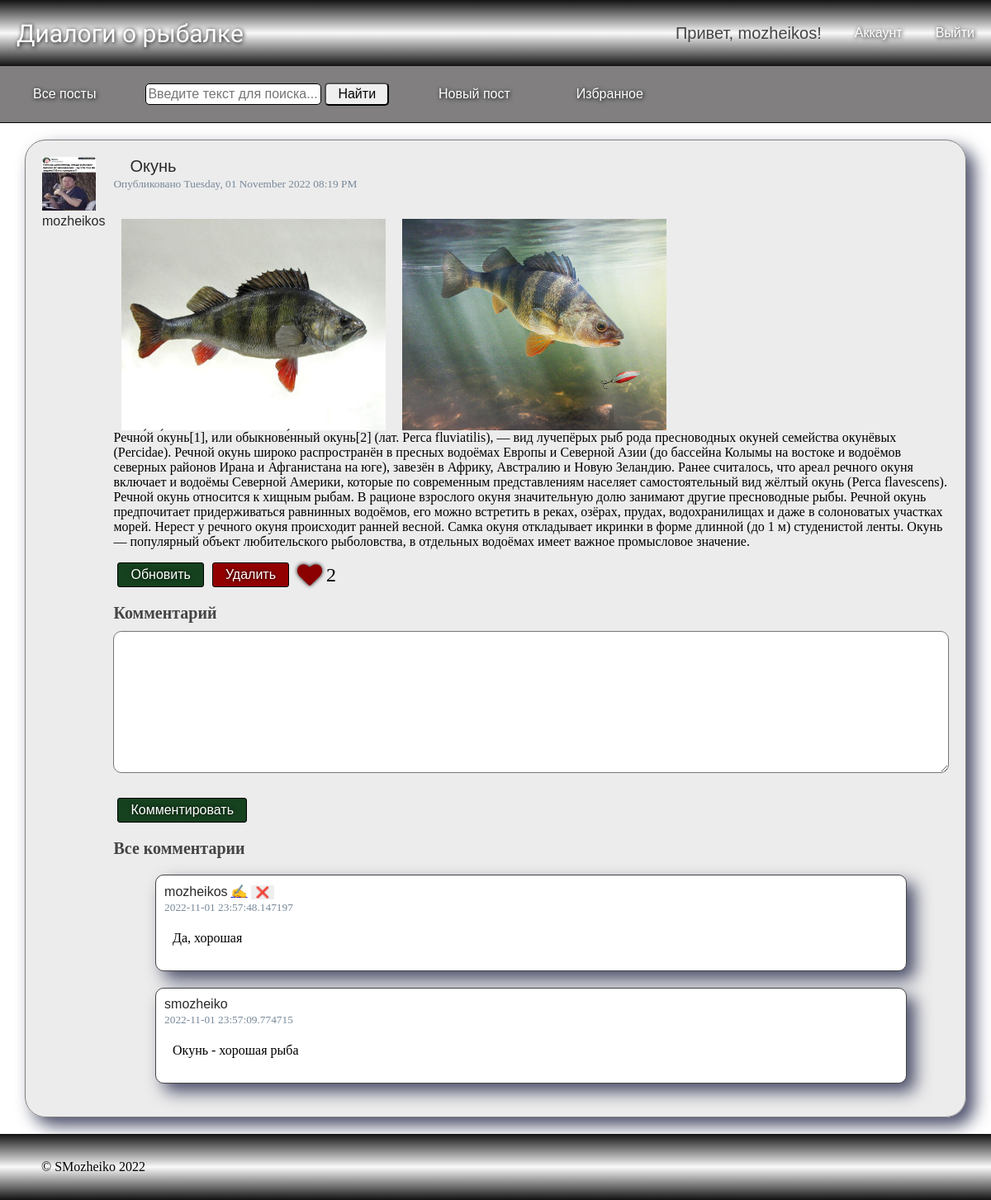
The app's page /posts/post?post_id=8 (signed in) with its own data.
### blog_flask/models.py (models this page shows, shortened)
class SaveMixin:
    def save(self):
        db.session.add(self)
        db.session.commit()

class User(db.Model, UserMixin, SaveMixin):
    id = db.Column(db.Integer, primary_key=True)
    username = db.Column(db.String(20), unique=True, nullable=False)
    email = db.Column(db.String(120), unique=True, nullable=False)
    avatar = db.Column(db.String(100), nullable=False, default='default.png')
    password = db.Column(db.String(100), nullable=False)
    posts = db.relationship(
        'Post',
        back_populates='author',
        lazy=True,
        uselist=True,
        cascade='all, delete-orphan'
    )
    comments = db.relationship(
        'Comment',
        back_populates='author',
        lazy=True,
        uselist=True,
        cascade='all, delete-orphan'
    )
    likes = db.relationship(
        'Like',
        back_populates='user',
        uselist=True
    )

class Post(db.Model, SaveMixin):
    id = db.Column(db.Integer, primary_key=True)
    title = db.Column(db.String(100), nullable=False)
    created_at = db.Column(db.DateTime, nullable=False, default=datetime.datetime.utcnow())
    content = db.Column(db.Text, nullable=False)
    user_id = db.Column(
        db.Integer, db.ForeignKey(
            'user.id',
            ondelete='CASCADE',
            onupdate='CASCADE'
        ), nullable=False
    )
    author = db.relationship(
        User,
        back_populates='posts',
        uselist=False
    )
    comments = db.relationship(
        'Comment',
        back_populates='post',
        uselist=True,
        cascade='all, delete-orphan'
    )
    images = db.relationship(
        'Images',
        back_populates='post',
        uselist=True,
        cascade='all, delete-orphan',
        lazy='select'
    )
    likes = db.relationship(
        'Like',
        back_populates='post',
        uselist=True
    )

class Images(db.Model, SaveMixin):
    id = db.Column(db.Integer, primary_key=True)
    post_id = db.Column(db.Integer, db.ForeignKey('post.id', ondelete="CASCADE", onupdate='CASCADE'), nullable=False)
    content = db.Column(db.String(255), nullable=False)
    created_at = db.Column(db.DateTime, nullable=False, default=datetime.datetime.utcnow())
    post = db.relationship(
        Post,
        back_populates='images',
        foreign_keys=[post_id],
        uselist=False
    )

class Comment(db.Model, SaveMixin):
    id = db.Column(db.Integer, primary_key=True)
    user_id = db.Column(db.Integer, db.ForeignKey('user.id', ondelete="CASCADE", onupdate='CASCADE'), nullable=False)
    post_id = db.Column(db.Integer, db.ForeignKey('post.id', ondelete="CASCADE", onupdate='CASCADE'), nullable=False)
    content = db.Column(db.Text, nullable=False)
    created_at = db.Column(db.DateTime, nullable=False, default=datetime.datetime.utcnow())
    author = db.relationship(
        User,
        back_populates='comments',
        foreign_keys=[user_id],
        uselist=False
    )
    post = db.relationship(
        Post,
        back_populates='comments',
        foreign_keys=[post_id],
        uselist=False
    )

### blog_flask/posts/routes.py (the view)
@posts.route('/post')
def post():
    post_id = request.args.get('post_id', 0, type=int)
    post_item = Post.query.get_or_404(post_id)
    form = CommentForm()
    post_item.comments.sort(key=lambda x: x.created_at, reverse=True)
    likes = len(list(post_item.likes))
    liked = bool(Like.query.filter(
        and_(
            Like.post == post_item,
            Like.user == current_user
        )
    ).count())
    return render_template('post.html', post=post_item, form=form, likes=likes, liked=liked)

### blog_flask/posts/forms.py
class CommentForm(FlaskForm):
    content = TextAreaField(
        label='Комментарий',
        validators=[
            DataRequired()
        ],
    )
    submit = SubmitField('Комментировать')

### blog_flask/context_processsors.py
class SearchForm(FlaskForm):
    search = StringField(
        label='Поиск',
        validators=[DataRequired()]
    )
    find = SubmitField(
        label='Найти'
    )

### blog_flask/models.py (called while the page is built)
@login_manager.user_loader
def load_user(user_id):
    return User.query.get(int(user_id))

### run.py (called while the page is built)
@app.context_processor
def search():
    form = SearchForm()
    return dict(search=form)

@app.context_processor
def year():
    today_year = datetime.datetime.now().year
    return dict(year=today_year)

### blog_flask/templates/post.html (shortened to what this page needs)
{% extends "layout.html" %}
{% block content %}
<div class="content-card">
  <div class="card-author">
    <img class="article-img" src="{{ url_for('static', filename='profile_pictures/' + post.author.avatar) }}">
    <a class="navbar-user card-title card-author" href="{{ url_for('users.user_posts', username=post.author.username) }}">{{ post.author.username }}</a>
  </div>
  <div class="card">
    <div class="card-body">
      <h4 class="navbar-user card-title" style="margin: 0 20px">{{ post.title }}</h4>
      <small>Опубликовано {{ post.created_at.strftime('%A, %d %B %Y %I:%M %p') }}</small>
      <br>
      <br>
      <p class="card-text">
          {% if post.images %}
            <div class="post-images">
                {% for image in post.images %}
                <img class="post-image" src="{{ url_for('static', filename='post_pictures/' + image.content) }}" data-id="{{ image.id }}" alt="image">
                {% endfor %}
            </div>
          {% endif %}
          {{ post.content }}
      </p>
    </div>
      <div class="card-footer">
        {% if post.author == current_user %}
          <a class="action-button ok" href="{{url_for('posts.update_post', post_id=post.id) }}">Обновить</a>
          <button type="button" class="action-button notok" data-toggle="modal" data-target="#deleteModal">Удалить</button>
        {% endif %}
          <i class="fa fa-heart heart{% if liked %} heart-red{% endif %}" aria-hidden="true" data-url="{{ url_for('posts.like', post_id=post.id) }}"></i>
          <span class="likes-count">{{ likes }}</span>
      </div>
    <form action="{{ url_for('posts.comment', post_id=post.id) }}" method="post">
        <div class="comment-form">
            <h3>{{ form.content.label(class="comments-small-title") }}</h3>
            {% if form.content.errors %}
                {{ form.content(class="comment-content is-invalid") }}
                <div class="invalid-feedback">
                    {% for error in form.content.errors %}
                        <span>{{ error }}</span>
                    {% endfor %}
                </div>
            {% else %}
                {{ form.content(class="comment-content", rows=10, cols=80) }}
            {% endif %}
        </div>
        <div class="form-group">
            {{ form.submit(class="action-button ok") }}
        </div>
    </form>
    <h3 class="comments-title">{% if post.comments %}Все комментарии{% else %}Комментариев пока нет{% endif %}</h3>
    <ul class="card-comments">
      {% for comment in post.comments %}
      {% if not comment_id or comment.id != comment_id %}
      <li class="card-comment">
        <div class="comment-author">
          <a class="navbar-user card-title card-author" href="{{ url_for('users.user_posts', username=comment.author.username) }}">{{ comment.author.username }}</a>
          {% if comment.author == current_user %}
          <a href="{{ url_for('posts.edit_comment', comment_id=comment.id) }}">&#9997;</a>
          <button class="delete-comment" data-action="{{ url_for('posts.delete_comment', comment_id=comment.id) }}">&#10060;</button>
          {% endif %}
        </div>
        <small class="comment-date">
          {{ comment.created_at }}
        </small>
        <div class="comment-content">
          {{ comment.content }}
        </div>
      </li>
        {% endif %}
      {% endfor %}
    </ul>
  </div>
</div>
{% endblock content %}

### blog_flask/templates/layout.html (shortened to what this page needs)
<!DOCTYPE html>
<html>
<head>
    <link rel="stylesheet" href="{{ url_for('static', filename='fonts/css/font-awesome.css') }}">
    <link rel="stylesheet" href="{{ url_for('static', filename='fonts/css/font-awesome.min.css') }}">
    <link rel="stylesheet" type="text/css" href="{{ url_for('static', filename='main.css') }}">
</head>
<body>
    <div class="body">
        <div class="wrapper">
          <div class="navbar">
            <div class="navbar-main">
                <a class="navbar-brand" href="/">Диалоги о рыбалке</a>
            </div>
            <div class="navbar-profile">
                {% if current_user.is_authenticated %}
                    <h4 class="navbar-user">Привет, {{ current_user.username }}!</h4>
                    <a href="{{ url_for('users.account') }}" class="nav-link nav-item navigation-links">
                        Аккаунт
                    </a>
                    <a href="{{ url_for('users.logout') }}" class="nav-link nav-item navigation-links">
                        Выйти
                    </a>
                {% endif %}
            </div>
          </div>
            <ul class="menu">
                <li>
                    <a href="{{ url_for('posts.allpost') }}" class="nav-link nav-item navigation-links">
                        Все посты
                    </a>
                </li>
                <li>
                    <form class="search" action="{{ url_for('posts.allpost') }}" method="get">
                        {{ search.search(class="search-input", placeholder="Введите текст для поиска...") }}
                        {{ search.find(class="search-button") }}
                    </form>
                </li>
                {% if current_user.is_authenticated %}
                <li>
                    <a href="{{ url_for('posts.publish') }}" class="nav-link nav-item navigation-links">
                        Новый пост
                    </a>
                </li>
                <li>
                    <a href="{{ url_for('posts.allpost', favorites=1) }}" class="nav-link nav-item navigation-links">
                        Избранное
                    </a>
                </li>
                {% endif %}
            </ul>
            <div class="content">
              {% block content %}{% endblock %}
            </div>
        </div>
        <div class="footer">
            &copy; SMozheiko {{ year }}
        </div>
    </div>
</body>
</html>

### blog_flask/static/main.css (style rules this page uses)
body { margin: 0; padding: 0; }
.body { display: flex; flex-direction: column; min-height: 100vh; }
.wrapper { flex-grow: 1; }
.navbar, .footer { display: flex; height: 80px; align-items: center; position: sticky; justify-content: space-between; background: linear-gradient(rgb(19, 18, 18), rgb(250, 250, 250), rgb(17, 17, 17)); }
.menu { list-style: none; margin: 0; padding: 20px 0; display: flex; justify-content: flex-start; align-items: center; background-color: #817f7f; border-bottom: 1px black solid; }
.menu li { margin: 0 20px; }
.footer { padding: 0 50px; box-sizing: border-box; }
.action-button { border: 1px black solid; font-size: 16px; padding: 5px 15px; text-decoration: none; color: white; cursor: pointer; font-family: Impact, Charcoal, sans-serif; text-shadow: 0 0 5px black; border-radius: 3px; margin: 0 5px; }
.ok { background-color: #16421f; }
.notok { background-color: #930000; }
.navbar-main, .navbar-profile { display: flex; align-items: center; }
.navbar-brand { text-decoration: none; font-size: 30px; font-family: 'Stalinist One', cursive; font-weight: normal; margin: 20px; color: white; text-shadow: 1px 1px 5px black; }
.navbar-user { font-size: 20px; font-family: Impact, Charcoal, sans-serif; font-weight: normal; margin: 20px; }
.nav-link { text-decoration: none; font-size: 16px; font-family: Impact, Charcoal, sans-serif; font-weight: normal; margin: 20px; color: white; text-shadow: 1px 1px 5px black; }
.search input { line-height: 20px; font-size: 16px; font-family: Ubuntu, sans-serif; font-weight: normal; border-radius: 5px; }
.search-input { padding: 2px; color: black; border: 1px solid black; }
.search-button { padding: 2px 14px; cursor: pointer; color: black; }
.content { position: relative; display: flex; flex-direction: column; margin: 0 auto; padding: 0; max-width: 1140px; background-color: #fff; justify-content: flex-start; }
h1, h2, h3, h4, h5, h6 { margin: 0; color: #444444; }
.content-card { display: flex; padding: 20px; border: 1px solid grey; border-radius: 25px; background-color: rgba(218, 218, 218,50%); box-shadow: 10px 10px 20px #4a4e69; margin: 20px 0; }
.card { margin-left: 10px; }
.card-title { text-decoration: none; color: #2a2a2a; }
.card-author { font-size: 16px; margin: 0; }
.article-img { height: 65px; width: 65px; padding: 0; margin: 0; }
.form-group { margin: 20px auto; }
small { color: lightslategrey; }
.comment-form { border: none; display: flex; flex-direction: column; margin: 20px auto; }
.comment-content { box-sizing: border-box; border-radius: 10px; margin: 10px auto; width: 100%; padding: 10px; }
.card-comments { list-style: none; padding: 0; }
.comments-title { font-size: 20px; }
.comments-small-title { font-size: 20px; }
.card-comment { border: #444444 solid 1px; margin: 20px auto; width: 90%; border-radius: 10px; padding: 10px; box-sizing: border-box; box-shadow: 10px 10px 20px #4a4e69; background-color: #fff; }
.delete-comment { border: none; cursor: pointer; }
.post-images { display: flex; flex-wrap: wrap; min-width: 30%; box-sizing: border-box; }
.post-image { width: 320px; height: 256px; margin: 0 10px; cursor: pointer; }
.heart { font-size: 30px; color: grey; text-shadow: 0 0 5px black; margin: 0 5px; }
.heart-red { color: darkred; }
.likes-count { font-size: 24px; }
.card-footer { display: flex; align-items: center; cursor: pointer; }

### records on screen
User: username "mozheikos", avatar (picture), author.username "mozheikos"
Post: title "Окунь", created_at "Tuesday, 01 November 2022 08:19 PM", content "Речно́й о́кунь[1], или обыкнове́нный окунь[2] (лат. Perca fluviatilis), — вид лучепёрых рыб рода пресноводных окуней семейства окунёвых (Percidae). Речной окунь широко распространён в пресных водоёмах Европы и Северной Азии (до бассейна Колымы на востоке и водоёмов северных районов Ирана и Афганистана на юге), завезён в Африку, Австралию и Новую Зеландию. Ранее считалось, что ареал речного окуня включает и водоёмы Северной Америки, которые по современным представлениям населяет самостоятельный вид жёлтый окунь (Perca flavescens). Речной окунь относится к хищным рыбам. В рационе взрослого окуня значительную долю занимают другие пресноводные рыбы. Речной окунь предпочитает придерживаться…"
Images: content (picture)
Images: content (picture)
Comment: author.username "mozheikos", created_at "2022-11-01 23:57:48.147197", content "Да, хорошая"
Comment: author.username "smozheiko", created_at "2022-11-01 23:57:09.774715", content "Окунь - хорошая рыба"

### other values on screen
{{ likes }} "2"
